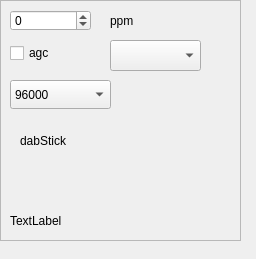
<?xml version="1.0" encoding="UTF-8"?>
<ui version="4.0">
 <class>rtlsdrWidget</class>
 <widget class="QWidget" name="rtlsdrWidget">
  <property name="geometry">
   <rect>
    <x>0</x>
    <y>0</y>
    <width>256</width>
    <height>259</height>
   </rect>
  </property>
  <property name="windowTitle">
   <string>Form</string>
  </property>
  <widget class="QFrame" name="frame">
   <property name="geometry">
    <rect>
     <x>0</x>
     <y>0</y>
     <width>241</width>
     <height>241</height>
    </rect>
   </property>
   <property name="frameShape">
    <enum>QFrame::StyledPanel</enum>
   </property>
   <property name="frameShadow">
    <enum>QFrame::Raised</enum>
   </property>
   <widget class="QLabel" name="label">
    <property name="geometry">
     <rect>
      <x>20</x>
      <y>130</y>
      <width>67</width>
      <height>21</height>
     </rect>
    </property>
    <property name="text">
     <string>dabStick</string>
    </property>
   </widget>
   <widget class="QSpinBox" name="f_correction">
    <property name="geometry">
     <rect>
      <x>10</x>
      <y>10</y>
      <width>81</width>
      <height>21</height>
     </rect>
    </property>
    <property name="toolTip">
     <string>&lt;html&gt;&lt;head/&gt;&lt;body&gt;&lt;p&gt;Set the ppm.&lt;/p&gt;&lt;/body&gt;&lt;/html&gt;</string>
    </property>
    <property name="minimum">
     <number>-100</number>
    </property>
    <property name="maximum">
     <number>100</number>
    </property>
   </widget>
   <widget class="QLabel" name="label_4">
    <property name="geometry">
     <rect>
      <x>110</x>
      <y>10</y>
      <width>31</width>
      <height>21</height>
     </rect>
    </property>
    <property name="text">
     <string>ppm</string>
    </property>
   </widget>
   <widget class="QLabel" name="statusLabel">
    <property name="geometry">
     <rect>
      <x>10</x>
      <y>170</y>
      <width>121</width>
      <height>20</height>
     </rect>
    </property>
    <property name="text">
     <string/>
    </property>
   </widget>
   <widget class="QComboBox" name="rateSelector">
    <property name="geometry">
     <rect>
      <x>10</x>
      <y>80</y>
      <width>101</width>
      <height>29</height>
     </rect>
    </property>
    <property name="toolTip">
     <string>&lt;html&gt;&lt;head/&gt;&lt;body&gt;&lt;p&gt;Output frequency. Note that setting the output frequency to a different value requires pushing the startbutton of the SW software to continue.&lt;/p&gt;&lt;/body&gt;&lt;/html&gt;</string>
    </property>
    <item>
     <property name="text">
      <string>96000</string>
     </property>
    </item>
    <item>
     <property name="text">
      <string>192000</string>
     </property>
    </item>
    <item>
     <property name="text">
      <string>512000</string>
     </property>
    </item>
    <item>
     <property name="text">
      <string>384000</string>
     </property>
    </item>
    <item>
     <property name="text">
      <string>768000</string>
     </property>
    </item>
   </widget>
   <widget class="QCheckBox" name="checkAgc">
    <property name="geometry">
     <rect>
      <x>10</x>
      <y>40</y>
      <width>61</width>
      <height>26</height>
     </rect>
    </property>
    <property name="toolTip">
     <string>&lt;html&gt;&lt;head/&gt;&lt;body&gt;&lt;p&gt;Switch the Agc on or off.&lt;/p&gt;&lt;/body&gt;&lt;/html&gt;</string>
    </property>
    <property name="text">
     <string>agc</string>
    </property>
   </widget>
   <widget class="QLabel" name="deviceName">
    <property name="geometry">
     <rect>
      <x>10</x>
      <y>210</y>
      <width>161</width>
      <height>21</height>
     </rect>
    </property>
    <property name="text">
     <string>TextLabel</string>
    </property>
   </widget>
   <widget class="QComboBox" name="combo_gain">
    <property name="geometry">
     <rect>
      <x>110</x>
      <y>40</y>
      <width>91</width>
      <height>31</height>
     </rect>
    </property>
   </widget>
  </widget>
 </widget>
 <resources/>
 <connections/>
</ui>
